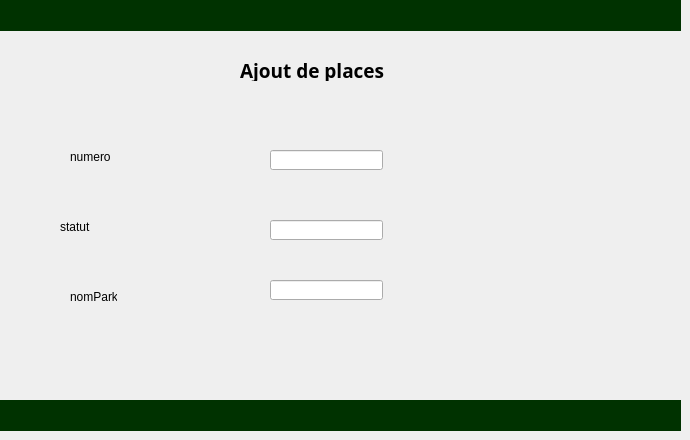
    <widget class="QWidget" name="page_17">
     <widget class="QLabel" name="colorr18_7">
      <property name="geometry">
       <rect>
        <x>0</x>
        <y>0</y>
        <width>681</width>
        <height>31</height>
       </rect>
      </property>
      <property name="styleSheet">
       <string notr="true">#colorr18_7
{
background-color:rgb(0, 50, 0);

}</string>
      </property>
      <property name="text">
       <string/>
      </property>
     </widget>
     <widget class="QLabel" name="colorr18_8">
      <property name="geometry">
       <rect>
        <x>0</x>
        <y>400</y>
        <width>681</width>
        <height>31</height>
       </rect>
      </property>
      <property name="styleSheet">
       <string notr="true">#colorr18_8
{
background-color:rgb(0, 50, 0);

}</string>
      </property>
      <property name="text">
       <string/>
      </property>
     </widget>
     <widget class="QLabel" name="label_5">
      <property name="geometry">
       <rect>
        <x>0</x>
        <y>30</y>
        <width>681</width>
        <height>371</height>
       </rect>
      </property>
      <property name="styleSheet">
       <string notr="true">#label_5
{
background-color: transparent;
   border-image:url(:/smart.jpg);
   background: none;
   border: none;
   background-repeat: none;
}
</string>
      </property>
      <property name="text">
       <string/>
      </property>
     </widget>
     <widget class="QLabel" name="retour_12">
      <property name="geometry">
       <rect>
        <x>30</x>
        <y>350</y>
        <width>91</width>
        <height>31</height>
       </rect>
      </property>
      <property name="styleSheet">
       <string notr="true">#retour_12
{
background-color: transparent;
   border-image:url(:/fle.png);
   background: none;
   border: none;
   background-repeat: none;
}
</string>
      </property>
      <property name="text">
       <string/>
      </property>
     </widget>
     <widget class="QPushButton" name="pushButton_flec10">
      <property name="geometry">
       <rect>
        <x>34</x>
        <y>350</y>
        <width>91</width>
        <height>31</height>
       </rect>
      </property>
      <property name="styleSheet">
       <string notr="true">#pushButton_flec10
{
background-color: transparent;
 
   background: none;
   border: none;
   background-repeat: none;
}
</string>
      </property>
      <property name="text">
       <string/>
      </property>
     </widget>
     <widget class="QLabel" name="label_54">
      <property name="geometry">
       <rect>
        <x>240</x>
        <y>60</y>
        <width>171</width>
        <height>21</height>
       </rect>
      </property>
      <property name="font">
       <font>
        <family>Segoe UI Black</family>
        <pointsize>14</pointsize>
        <weight>75</weight>
        <bold>true</bold>
       </font>
      </property>
      <property name="styleSheet">
       <string notr="true">#label_22
{
color:rgb(255, 255, 255) ;
}
</string>
      </property>
      <property name="text">
       <string>Ajout de places</string>
      </property>
     </widget>
     <widget class="QLineEdit" name="lineEdit_3">
      <property name="geometry">
       <rect>
        <x>270</x>
        <y>150</y>
        <width>113</width>
        <height>20</height>
       </rect>
      </property>
     </widget>
     <widget class="QLineEdit" name="lineEdit_4">
      <property name="geometry">
       <rect>
        <x>270</x>
        <y>220</y>
        <width>113</width>
        <height>20</height>
       </rect>
      </property>
     </widget>
     <widget class="QLineEdit" name="lineEdit_6">
      <property name="geometry">
       <rect>
        <x>270</x>
        <y>280</y>
        <width>113</width>
        <height>20</height>
       </rect>
      </property>
     </widget>
     <widget class="QLabel" name="pushButton_valid14">
      <property name="geometry">
       <rect>
        <x>530</x>
        <y>340</y>
        <width>101</width>
        <height>31</height>
       </rect>
      </property>
      <property name="styleSheet">
       <string notr="true">#label_55
{
background-color: transparent;
   border-image:url(:/valid.png);
   background: none;
   border: none;
   background-repeat: none;
}
</string>
      </property>
      <property name="text">
       <string/>
      </property>
     </widget>
     <widget class="QLabel" name="label_56">
      <property name="geometry">
       <rect>
        <x>70</x>
        <y>150</y>
        <width>47</width>
        <height>13</height>
       </rect>
      </property>
      <property name="text">
       <string>numero  :</string>
      </property>
     </widget>
     <widget class="QLabel" name="label_57">
      <property name="geometry">
       <rect>
        <x>60</x>
        <y>220</y>
        <width>47</width>
        <height>13</height>
       </rect>
      </property>
      <property name="text">
       <string>statut </string>
      </property>
     </widget>
     <widget class="QLabel" name="label_58">
      <property name="geometry">
       <rect>
        <x>70</x>
        <y>290</y>
        <width>47</width>
        <height>13</height>
       </rect>
      </property>
      <property name="text">
       <string>nomParking</string>
      </property>
     </widget>
     <widget class="QPushButton" name="pushButton">
      <property name="geometry">
       <rect>
        <x>530</x>
        <y>342</y>
        <width>101</width>
        <height>31</height>
       </rect>
      </property>
      <property name="styleSheet">
       <string notr="true">#pushButton
{
background-color: transparent;
   border-image:url(:/valid.png);
   background: none;
   border: none;
   background-repeat: none;
}
</string>
      </property>
      <property name="text">
       <string/>
      </property>
     </widget>
    </widget>
